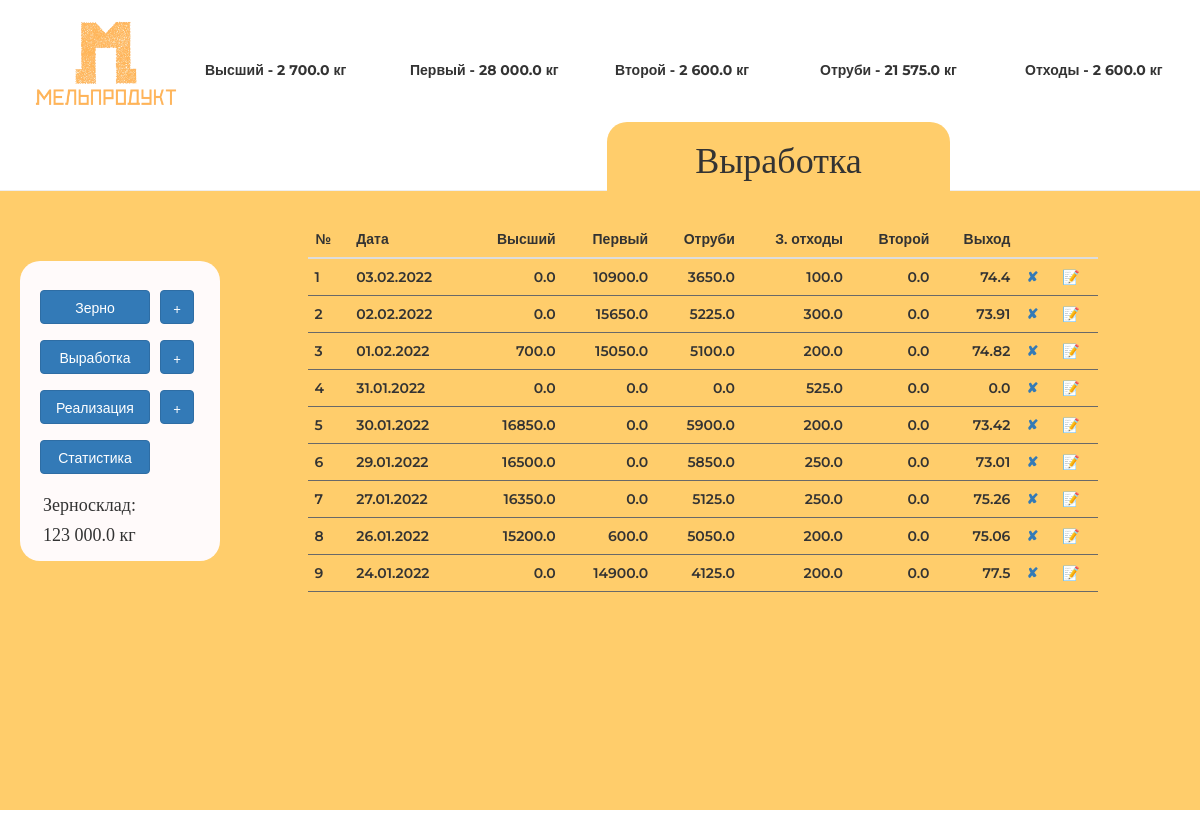
/prod, run on the app's committed database.
### main.py (models this page shows)
class Production(db.Model):
    __tablename__ = "productions"
    id = db.Column(db.Integer, primary_key=True)
    date = db.Column(db.Date(), nullable=False)
    highest = db.Column(db.Float(20), nullable=False)
    first = db.Column(db.Float(20), nullable=False)
    bran = db.Column(db.Float(20), nullable=False)
    waste = db.Column(db.Float(20), nullable=False)
    second = db.Column(db.Float(20), nullable=False)
    exit = db.Column(db.Float(20), nullable=False)

### main.py (the view)
@app.route('/prod', methods=['GET', 'POST'])
def prod():
    prod_form = AddProduction(date=dt.datetime.now(), highest=0, second=0, waste=0)
    stock = Stock.query.filter_by(id=1).first()
    table = db.session.query(Production).filter(Production.date <= dt.datetime.now(),
                                           Production.date >= dt.datetime.now() - dt.timedelta(
                                               days=30)).order_by(Production.date).all()
    return render_template('prod.html', title='Выработка', form=prod_form, first='{:,}'.format(stock.first).replace(',', ' '),
                           second='{:,}'.format(stock.second).replace(',', ' '),
                           highest='{:,}'.format(stock.highest).replace(',', ' '),
                           bran='{:,}'.format(stock.bran).replace(',', ' '),
                           waste='{:,}'.format(stock.waste).replace(',', ' '),
                           grain='{:,}'.format(stock.grain).replace(',', ' '),
                           button='prod', target='prod', onclick1='onclick=', onclick2='onclick=', onclick33='onclick=',
                           table=reversed(table), onclick11='onclick=', onclick22='onclick=', bcolor='#ffcd6b',
                           mright='250px', bimage='/../static/img/FFCD6B.png'
                           )

### main.py (called while the page is built)
@app.template_filter('jround')
def jround(x):
    y = round(x, 2)
    return y

### templates/prod.html (shortened to what this page needs)
{% extends 'index.html' %}
{% block table %}
{% include "production-table.html" %}
{% endblock %}

### templates/production-table.html (shortened to what this page needs)
<div class="col-md-8 col-sm-12" >
<table class="table table-hover counter">
        <thead>
          <tr>
            <th scope="col">№</th>
            <th scope="col">Дата</th>
            <th scope="col" class="rghtalgn">Высший</th>
            <th scope="col" class="rghtalgn">Первый</th>
            <th scope="col" class="rghtalgn">Отруби</th>
            <th scope="col" class="rghtalgn">З. отходы</th>
            <th scope="col" class="rghtalgn"">Второй</th>
              <th scope="col" class="rghtalgn"">Выход</th>
            <th scope="col" class="rghtalgn""></th>
            <th scope="col" class="rghtalgn""></th>
          </tr>
        </thead>
        <tbody>
        {% for line in table %}
          <tr>
            <td>{{line.date.strftime('%d.%m.%Y')}}</td>
            <td class="rghtalgn">{{line.highest}}</td>
            <td class="rghtalgn">{{line.first}}</td>
            <td class="rghtalgn">{{line.bran}}</td>
            <td class="rghtalgn">{{line.waste}}</td>
            <td class="rghtalgn">{{line.second}}</td>
            <td class="rghtalgn">{{line.exit | jround()}}</td>
            <td><a href="#" data-toggle="modal" title="Удалить" data-target="#test"
                   onclick="aTestFunction({{line.id}}, {{line.highest}}, {{line.first}}, {{line.bran}}, {{line.waste}},
                   {{line.second}})">✘</a></td>
            <td><a href="{{url_for('prod_edit', item_id=line.id)}}" type="button" title="Редактировать">📝</a></td>
          </tr>
        {% endfor %}
        </tbody>
      </table>
        </div>

### static/css/main.css (style rules this page uses)
body { margin-top: -20px; }
td, tr, th { font-family: 'Montserrat', sans-serif; font-weight: 600; }
.rghtalgn { text-align: right; }
.counter { counter-reset: schet; }
.counter tbody tr { counter-increment: schet; }
.counter td, .counter tr:before { padding: .1em .5em; border-bottom: 1px solid DimGray; }
.counter tbody tr:before { content: counter(schet); display: table-cell; vertical-align: middle; }

### data on the page
Production: date "03.02.2022", highest "0.0", first "10900.0", bran "3650.0", waste "100.0", second "0.0", exit|jround "74.4"
Production: date "02.02.2022", highest "0.0", first "15650.0", bran "5225.0", waste "300.0", second "0.0", exit|jround "73.91"
Production: date "01.02.2022", highest "700.0", first "15050.0", bran "5100.0", waste "200.0", second "0.0", exit|jround "74.82"
Production: date "31.01.2022", highest "0.0", first "0.0", bran "0.0", waste "525.0", second "0.0", exit|jround "0.0"
Production: date "30.01.2022", highest "16850.0", first "0.0", bran "5900.0", waste "200.0", second "0.0", exit|jround "73.42"
Production: date "29.01.2022", highest "16500.0", first "0.0", bran "5850.0", waste "250.0", second "0.0", exit|jround "73.01"
Production: date "27.01.2022", highest "16350.0", first "0.0", bran "5125.0", waste "250.0", second "0.0", exit|jround "75.26"
Production: date "26.01.2022", highest "15200.0", first "600.0", bran "5050.0", waste "200.0", second "0.0", exit|jround "75.06"
Production: date "24.01.2022", highest "0.0", first "14900.0", bran "4125.0", waste "200.0", second "0.0", exit|jround "77.5"

### other printed values
{{ highest }} "2 700.0"
{{ first }} "28 000.0"
{{ second }} "2 600.0"
{{ bran }} "21 575.0"
{{ waste }} "2 600.0"
{{ title }} "Выработка"
{{ grain }} "123 000.0"
